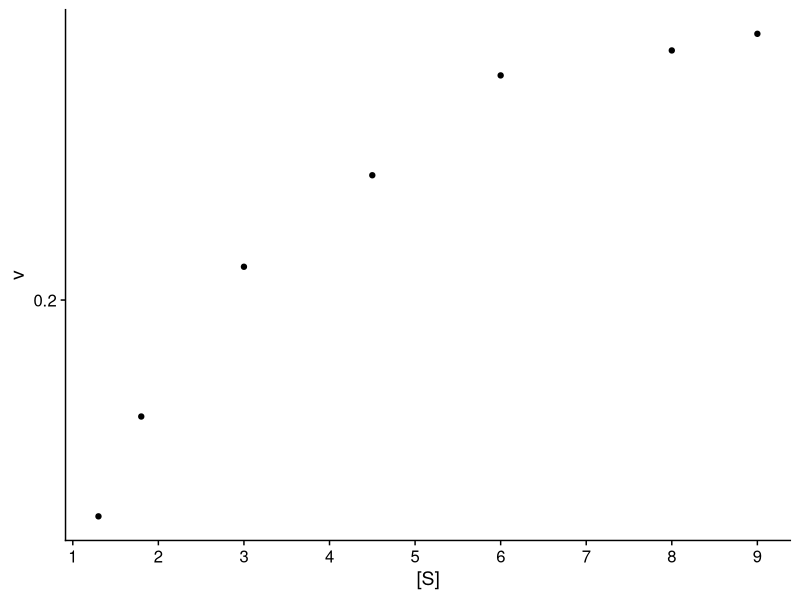
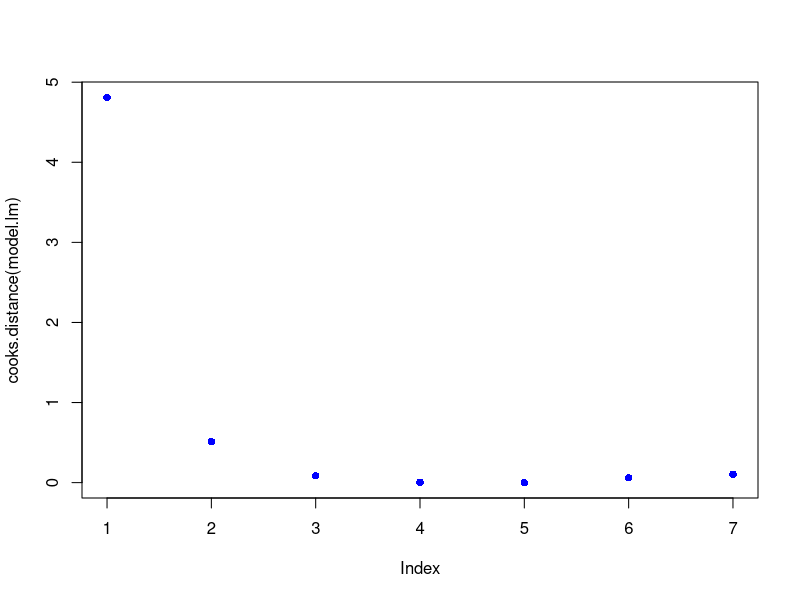
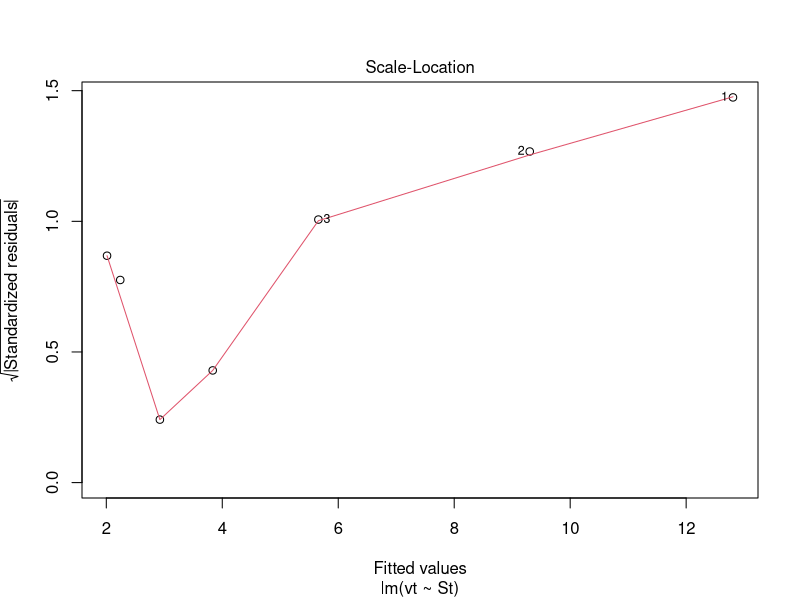
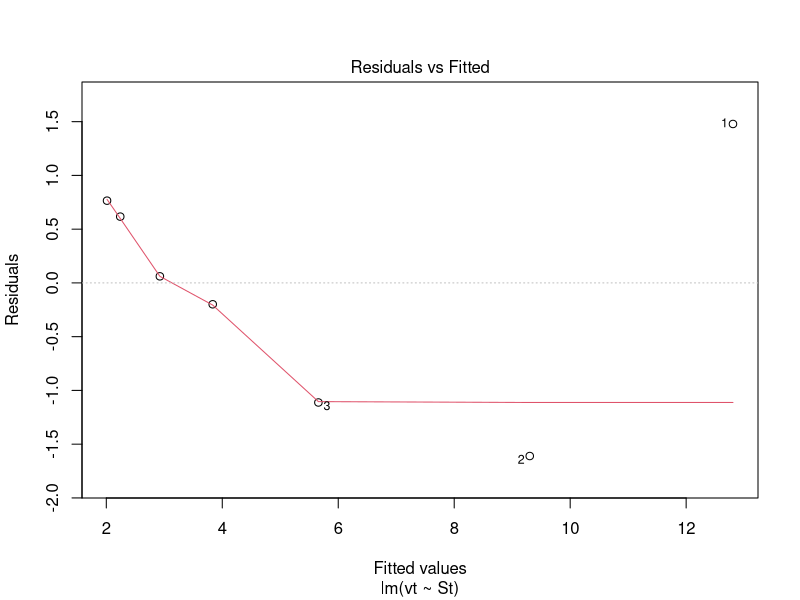
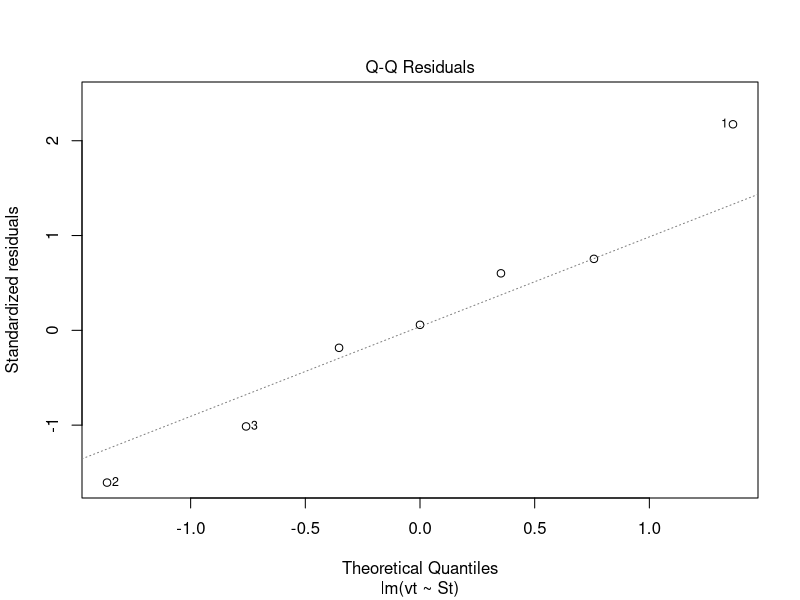
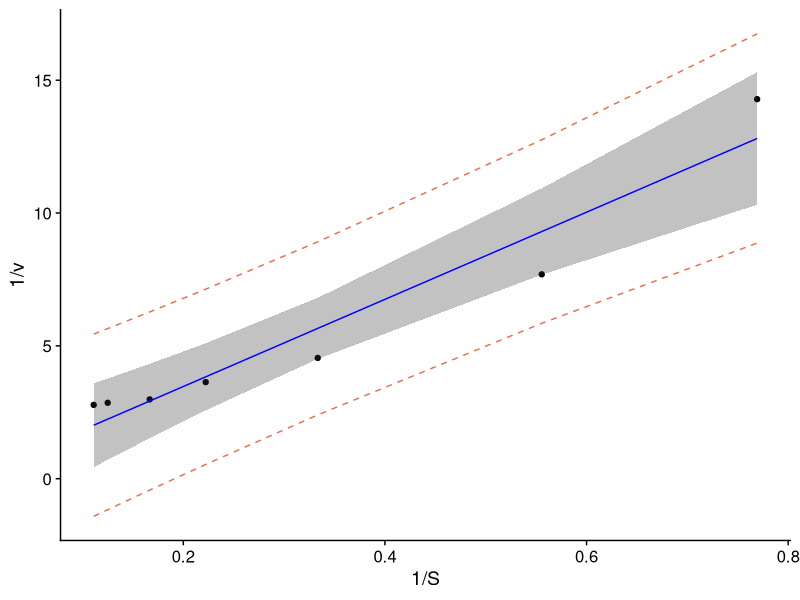
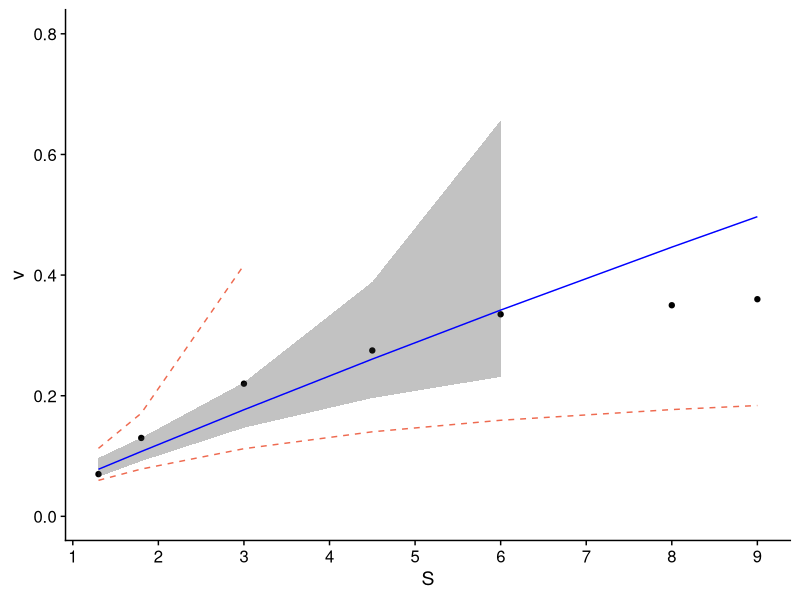
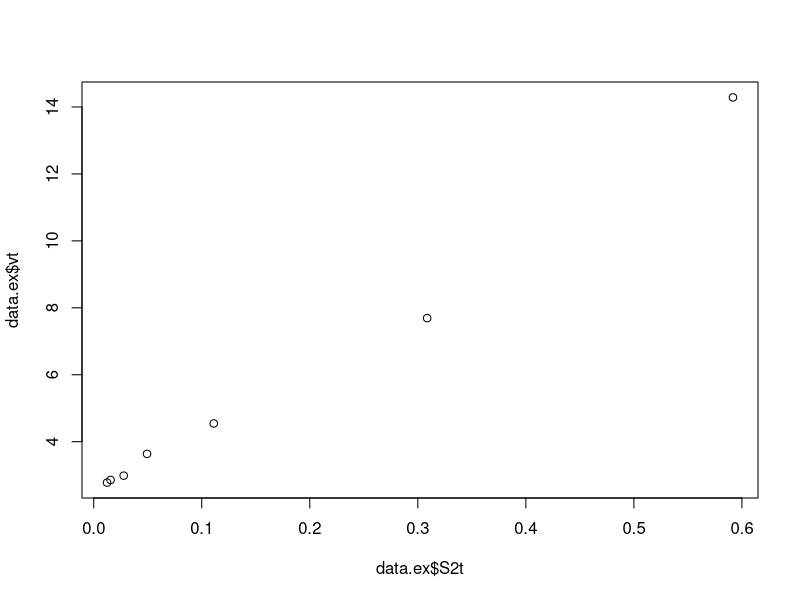

The R source for these figures, in order:
## ---- chunk 1
library(ggplot2)
library(cowplot)
library(readxl)
## ---- chunk 2
S <- c(1.3, 1.8, 3, 4.5, 6, 8, 9)
v <- c(.07, .13, .22, .275, .335, .35, .36)
data.ex <- data.frame(S,v)
## ---- chunk 3
# here you can either start a ggplot or just use the simple plot command. Since we're practicing ggplot, let's stick with this.
p <- ggplot(data.ex, aes(S,v)) + geom_point() + 
  cowplot::theme_cowplot() + # adds theme
  scale_y_continuous(breaks=seq(0,0.8,.2)) + # changes scale to min and max with prescribed spacing
  scale_x_continuous(breaks=seq(0,9,1)) + 
  ylab("v") + # adds y-label with units
  xlab("[S]")
p
## ---- chunk 4
data.ex$vt <- 1/data.ex$v
data.ex$St <- 1/data.ex$S
data.ex$S2t <- 1/data.ex$S^2
## ---- chunk 5
# Create linear model, 1st order Michaelis Menton
model.lm <- lm(vt~St, data=data.ex)
summary(model.lm)
vm <- 1/model.lm$coefficients[1]
ks <- vm*model.lm$coefficients[2]
vm
ks
## ---- chunk 6
# review leverage/influence of data points on regression. Use plot of Cook's D, evaluate subset of CooksD above threshold, and evaluate DFFITS (another influence diagnostic)

plot(cooks.distance(model.lm), pch = 16, col = "blue") #Plot the Cooks Distances.

n <- length(model.lm$residuals)
p <- length(model.lm$coefficients)
subset(cooks.distance(model.lm), cooks.distance(model.lm) > qf(0.1, p, n - p, lower.tail = FALSE)) # determines if there are any flagged observations from CooksD
subset(dffits(model.lm), dffits(model.lm) > 2 * sqrt(p / n)) # determines if there are any flagged observations from DFFITS
## ---- chunk 7
# Here, the which variable provides the ability to create 4 plots of interest: "Residuals vs Fitted", "Normal Q-Q", "Scale-Location", "Cook's distance", "Residuals vs Leverage"

# To test for homoscedasaticity, review plot of standardized residuals
plot(model.lm,  which = 3, ask = FALSE)

## ---- chunk 8
# To test for bias, review plot of  residuals
plot(model.lm,  which = 1, ask = FALSE)
## ---- chunk 9
# To test for normality, review plot
plot(model.lm,  which = 2, ask = FALSE)
## ---- chunk 10

# Use model to create prediction intervals

model.predict <- predict(model.lm, interval = "predict")

# Use model to create confidence intervals

model.confidence <- predict(model.lm, interval = "confidence")
colnames(model.confidence) <- c("cfit", "clwr", "cupr") #rename columns


# Create dataset that merges dataset

data.all <- cbind(data.ex,model.predict, model.confidence)

# Create ggplot

p1 <- ggplot(data.all, aes(x = St, y = vt)) +
  geom_point() + # adds points
  geom_line(aes(y=lwr), col = "coral2", linetype = "dashed") + #lower prediction interval
  geom_line(aes(y=upr), col = "coral2", linetype = "dashed") + 
  geom_ribbon(aes(ymin=clwr,ymax=cupr),alpha=0.3) +  # confidence band
  geom_line(aes(y=fit), col = "blue") +  # confidence band
  theme_cowplot() +
  ylab("1/v") +
  xlab("1/S")

p1


data.all$fit <- 1/data.all$fit
data.all$lwr <- 1/data.all$lwr
data.all$upr <- 1/data.all$upr
data.all$clwr <- 1/data.all$clwr
data.all$cupr <- 1/data.all$cupr

p <- ggplot(data.all, aes(x = S, y = v)) +
  geom_point() + # adds points
  geom_line(aes(y=lwr), col = "coral2", linetype = "dashed") + #lower prediction interval
  geom_line(aes(y=upr), col = "coral2", linetype = "dashed") + 
  geom_ribbon(aes(ymin=clwr,ymax=cupr),alpha=0.3) +  # confidence band
  geom_line(aes(y=fit), col = "blue") +  # confidence band
  theme_cowplot() +
  ylab("v") +
  xlab("S") +
  scale_y_continuous(breaks=seq(0,0.8,.2)) + # changes scale to min and max with prescribed spacing
  scale_x_continuous(breaks=seq(0,9,1)) + 
  ylim(0,0.8)

p

## ---- chunk 11
# Create linear model, 1st order Michaelis Menton
plot(data.ex$S2t,data.ex$vt)
model.lm <- lm(vt~S2t, data=data.ex)
summary(model.lm)
vm <- 1/model.lm$coefficients[1]
ks <- sqrt(vm*model.lm$coefficients[2])
vm
ks
## ---- chunk 12
# review leverage/influence of data points on regression. Use plot of Cook's D, evaluate subset of CooksD above threshold, and evaluate DFFITS (another influence diagnostic)

plot(cooks.distance(model.lm), pch = 16, col = "blue") #Plot the Cooks Distances.

n <- length(model.lm$residuals)
p <- length(model.lm$coefficients)
subset(cooks.distance(model.lm), cooks.distance(model.lm) > qf(0.1, p, n - p, lower.tail = FALSE)) # determines if there are any flagged observations from CooksD
subset(dffits(model.lm), dffits(model.lm) > 2 * sqrt(p / n)) # determines if there are any flagged observations from DFFITS
## ---- chunk 13
# Here, the which variable provides the ability to create 4 plots of interest: "Residuals vs Fitted", "Normal Q-Q", "Scale-Location", "Cook's distance", "Residuals vs Leverage"

# To test for homoscedasaticity, review plot of standardized residuals
plot(model.lm,  which = 3, ask = FALSE)

## ---- chunk 14
# To test for bias, review plot of  residuals
plot(model.lm,  which = 1, ask = FALSE)
## ---- chunk 15
# To test for normality, review plot
plot(model.lm,  which = 2, ask = FALSE)
## ---- chunk 16

# Use model to create prediction intervals

model.predict <- predict(model.lm, interval = "predict")

# Use model to create confidence intervals

model.confidence <- predict(model.lm, interval = "confidence")
colnames(model.confidence) <- c("cfit", "clwr", "cupr") #rename columns


# Create dataset that merges dataset

data.all <- cbind(data.ex,model.predict, model.confidence)

# Create ggplot

p1 <- ggplot(data.all, aes(x = S2t, y = vt)) +
  geom_point() + # adds points
  geom_line(aes(y=lwr), col = "coral2", linetype = "dashed") + #lower prediction interval
  geom_line(aes(y=upr), col = "coral2", linetype = "dashed") + 
  geom_ribbon(aes(ymin=clwr,ymax=cupr),alpha=0.3) +  # confidence band
  geom_line(aes(y=fit), col = "blue") +  # confidence band
  theme_cowplot() +
  ylab("1/v") +
  xlab("1/S^2")

p1


data.all$fit <- (1/(data.all$fit))
data.all$lwr <- (1/(data.all$lwr))
data.all$upr <- (1/(data.all$upr))
data.all$clwr <- (1/(data.all$clwr))
data.all$cupr <- (1/(data.all$cupr))

p <- ggplot(data.all, aes(x = S, y = v)) +
  geom_point() + # adds points
  geom_line(aes(y=lwr), col = "coral2", linetype = "dashed") + #lower prediction interval
  geom_line(aes(y=upr), col = "coral2", linetype = "dashed") + 
  geom_ribbon(aes(ymin=clwr,ymax=cupr),alpha=0.3) +  # confidence band
  geom_line(aes(y=fit), col = "blue") +  # confidence band
  theme_cowplot() +
  ylab("v") +
  xlab("S") +
  scale_y_continuous(breaks=seq(0,0.4,.1)) + # changes scale to min and max with prescribed spacing
  scale_x_continuous(breaks=seq(0,9,1)) + 
  ylim(0,0.8)

p

